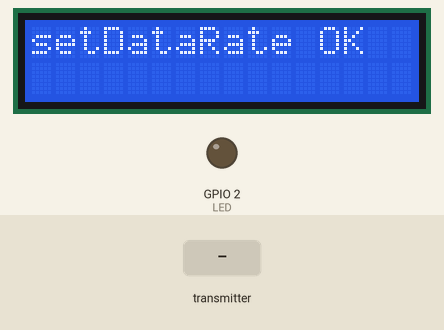
This sketch was run on a simulated ESP32. Parts: 16×2 character LCD, output pins drawn as LEDs (lit = HIGH). Inputs (shaded band) come from the test bench. No radio packets arrive unless stated.

Above: at 3.2 s.
3.3 s: the transmitter starts sending text.0 = 0
At 4.5 s:
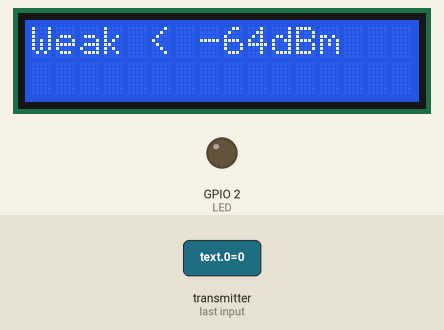
4.8 s: the transmitter starts sending text.0 = 4095
At 5.9 s:
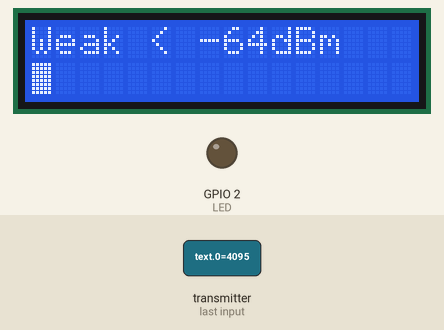
6.3 s: the transmitter starts sending text.1 = 4095
At 6.9 s:
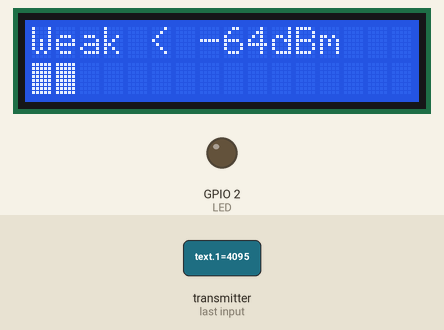
7.8 s: the transmitter starts sending text.2 = 4095
At 8.7 s:
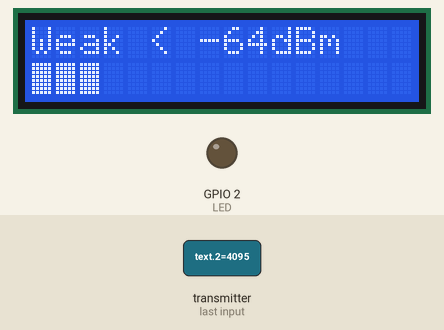
9.3 s: the transmitter starts sending text.1 = 4095
12.3 s: the transmitter starts sending text.1 = 0
At 13.6 s:
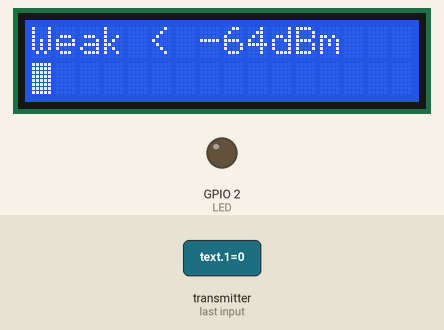
Timing chart, 0 to 15.3 s (numbered marks = the images above; inputs shaded):
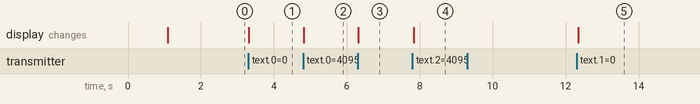

The sketch:

rx.ino
```cpp
#include <SPI.h>
#include <nRF24L01.h>
#include <RF24.h>
#include <Wire.h>
#include <LiquidCrystal_I2C.h>
LiquidCrystal_I2C lcd(0x27, 16, 2);

/* Variables */
RF24 radio(4, 5);  // CE, CSN
const byte address[6] = "1207";
#define LED 2

/* My Functions */
void printLCD(const char* data) {
  lcd.setCursor(0, 0);
  lcd.print(data);
}

/* Main Function */
void setup() {
  // Serial
  lcd.init();
  lcd.backlight();
  // NRF24L01
  radio.begin();
  if (radio.isChipConnected())
    printLCD("NRF24L01 OK");
  else {
    printLCD("NRF24L01 FAIL");
    while (true)
      ;
  }
  radio.openReadingPipe(0, address);
  radio.setPALevel(RF24_PA_MAX, 1);
  delay(1000);
  if (radio.setDataRate(RF24_250KBPS))
    printLCD("setDataRate OK");
  else
    printLCD("setDataRate FAIL");
  radio.startListening();
  delay(1000);
  // LED
  pinMode(LED, OUTPUT);
}

void loop() {
  bool goodSignal = radio.testRPD();
  if (radio.available()) {
    lcd.clear();
    // Test signal
    printLCD(goodSignal ? "Strong > -64dBm" : "Weak < -64dBm");
    // Data
    char text[3] = "";
    radio.read(&text, sizeof(text));
    lcd.setCursor(0, 1);
    lcd.print(text);
    if (strcmp(text, "On") == 0)
      digitalWrite(LED, HIGH);
    else
      digitalWrite(LED, LOW);
  }
}
```

Measured:
- after the input at 3.3 s, the display: changes at once (image 1)
- after the input at 4.8 s, the display: changes at once (image 2)
- after the input at 6.3 s, the display: changes at once (image 3)
- after the input at 7.8 s, the display: changes at once (image 4)
- after the input at 9.3 s, every drawn part: stays the same
- after the input at 12.3 s, the display: changes at once (image 5)
